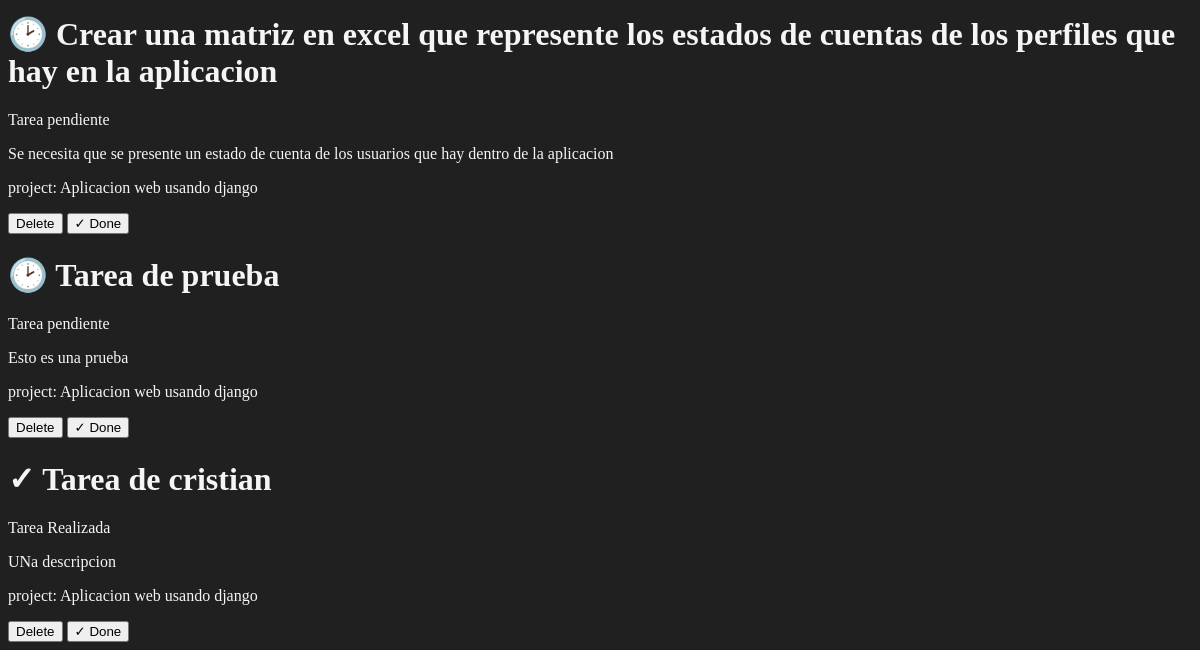
/tasks/ (lower part), run on an earlier commit of the app's database.
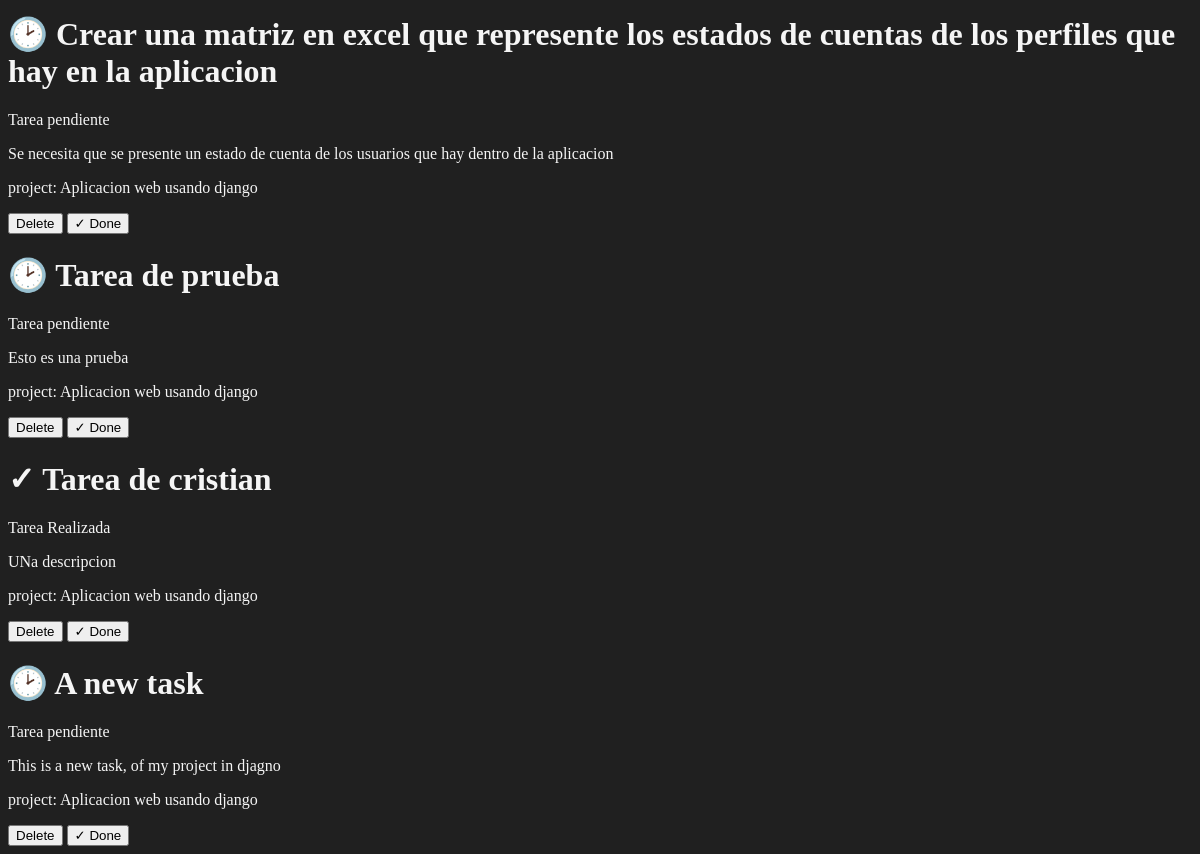
And on a later commit of the database.
### myapp/models.py (models this page shows, shortened)
class Task(models.Model):
        title = models.CharField(max_length=200)
        description = models.TextField()
        project = models.ForeignKey(Project, on_delete=models.CASCADE)
        done = models.BooleanField(default=False)

class Project(models.Model):
        name = models.CharField(max_length=200)

### myapp/views.py (the view)
# urls.py: path('tasks/', views.tasks, name="tasks"),
def tasks(request):
    tasks = Task.objects.all()
    return render(request,'tasks.html', {
            'tasks':tasks
    })

### myapp/templates/tasks.html (shortened to what this page needs)
{% extends 'layaouts/base.html' %}
{% block content %}
{% for task in tasks %}
<div>
    <h1>{% if task.done == False %} 🕑 {%else %} ✓ {% endif %} {{task.title}}</h1>
    {% if task.done == False %}
    <p>Tarea pendiente</p>
    {% else %}
    <p>Tarea Realizada</p>
    {% endif %}
    <p>{{task.description}}</p>
    <p>project: {{task.project.name}}</p>
    <button>
        Delete
    </button>
    <button>
        ✓ Done
    </button>
</div>
{% endfor %}
{% endblock %}

What changed in the data, as far as the page shows it:
added Task: title "A new task", done "Tarea pendiente", description "This is a new task, of my project in djagno", project.name "Aplicacion web usando django"
